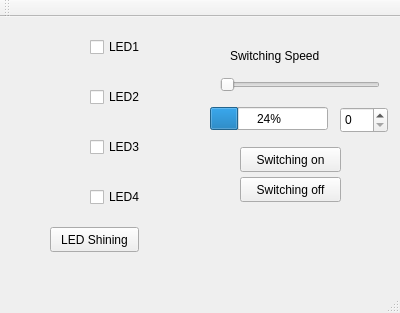
<?xml version="1.0" encoding="UTF-8"?>
<ui version="4.0">
 <class>MainWindow</class>
 <widget class="QMainWindow" name="MainWindow">
  <property name="geometry">
   <rect>
    <x>0</x>
    <y>0</y>
    <width>400</width>
    <height>313</height>
   </rect>
  </property>
  <property name="windowTitle">
   <string>MainWindow</string>
  </property>
  <widget class="QWidget" name="centralWidget">
   <widget class="QPushButton" name="LEDShining">
    <property name="geometry">
     <rect>
      <x>50</x>
      <y>210</y>
      <width>89</width>
      <height>25</height>
     </rect>
    </property>
    <property name="text">
     <string>LED Shining</string>
    </property>
    <property name="shortcut">
     <string>A</string>
    </property>
   </widget>
   <widget class="QCheckBox" name="LED2">
    <property name="geometry">
     <rect>
      <x>90</x>
      <y>70</y>
      <width>92</width>
      <height>20</height>
     </rect>
    </property>
    <property name="text">
     <string>LED2</string>
    </property>
    <property name="shortcut">
     <string>2</string>
    </property>
   </widget>
   <widget class="QCheckBox" name="LED3">
    <property name="geometry">
     <rect>
      <x>90</x>
      <y>120</y>
      <width>92</width>
      <height>20</height>
     </rect>
    </property>
    <property name="text">
     <string>LED3</string>
    </property>
    <property name="shortcut">
     <string>3</string>
    </property>
   </widget>
   <widget class="QCheckBox" name="LED4">
    <property name="geometry">
     <rect>
      <x>90</x>
      <y>170</y>
      <width>92</width>
      <height>20</height>
     </rect>
    </property>
    <property name="text">
     <string>LED4</string>
    </property>
    <property name="shortcut">
     <string>4</string>
    </property>
   </widget>
   <widget class="QCheckBox" name="LED1">
    <property name="geometry">
     <rect>
      <x>90</x>
      <y>20</y>
      <width>92</width>
      <height>20</height>
     </rect>
    </property>
    <property name="mouseTracking">
     <bool>true</bool>
    </property>
    <property name="tabletTracking">
     <bool>false</bool>
    </property>
    <property name="text">
     <string>LED1</string>
    </property>
    <property name="shortcut">
     <string>1</string>
    </property>
   </widget>
   <widget class="QPushButton" name="LEDSwitchingOn">
    <property name="geometry">
     <rect>
      <x>240</x>
      <y>130</y>
      <width>101</width>
      <height>25</height>
     </rect>
    </property>
    <property name="text">
     <string>Switching on</string>
    </property>
    <property name="shortcut">
     <string>S</string>
    </property>
   </widget>
   <widget class="QLabel" name="LED1_pic">
    <property name="geometry">
     <rect>
      <x>20</x>
      <y>10</y>
      <width>51</width>
      <height>41</height>
     </rect>
    </property>
    <property name="text">
     <string/>
    </property>
   </widget>
   <widget class="QLabel" name="LED2_pic">
    <property name="geometry">
     <rect>
      <x>20</x>
      <y>60</y>
      <width>51</width>
      <height>41</height>
     </rect>
    </property>
    <property name="text">
     <string/>
    </property>
   </widget>
   <widget class="QLabel" name="LED3_pic">
    <property name="geometry">
     <rect>
      <x>20</x>
      <y>110</y>
      <width>51</width>
      <height>41</height>
     </rect>
    </property>
    <property name="text">
     <string/>
    </property>
   </widget>
   <widget class="QLabel" name="LED4_pic">
    <property name="geometry">
     <rect>
      <x>20</x>
      <y>160</y>
      <width>51</width>
      <height>41</height>
     </rect>
    </property>
    <property name="text">
     <string/>
    </property>
   </widget>
   <widget class="QSlider" name="horizontalSlider">
    <property name="geometry">
     <rect>
      <x>220</x>
      <y>60</y>
      <width>160</width>
      <height>16</height>
     </rect>
    </property>
    <property name="orientation">
     <enum>Qt::Horizontal</enum>
    </property>
   </widget>
   <widget class="QProgressBar" name="progressBar">
    <property name="geometry">
     <rect>
      <x>210</x>
      <y>90</y>
      <width>118</width>
      <height>23</height>
     </rect>
    </property>
    <property name="value">
     <number>24</number>
    </property>
   </widget>
   <widget class="QSpinBox" name="spinBox">
    <property name="geometry">
     <rect>
      <x>340</x>
      <y>90</y>
      <width>48</width>
      <height>26</height>
     </rect>
    </property>
   </widget>
   <widget class="QLabel" name="label_2">
    <property name="geometry">
     <rect>
      <x>230</x>
      <y>30</y>
      <width>121</width>
      <height>17</height>
     </rect>
    </property>
    <property name="text">
     <string>Switching Speed</string>
    </property>
   </widget>
   <widget class="QPushButton" name="LEDSwitchingOff">
    <property name="geometry">
     <rect>
      <x>240</x>
      <y>160</y>
      <width>101</width>
      <height>25</height>
     </rect>
    </property>
    <property name="text">
     <string>Switching off</string>
    </property>
    <property name="shortcut">
     <string>D</string>
    </property>
   </widget>
  </widget>
  <widget class="QMenuBar" name="menuBar">
   <property name="geometry">
    <rect>
     <x>0</x>
     <y>0</y>
     <width>400</width>
     <height>22</height>
    </rect>
   </property>
  </widget>
  <widget class="QToolBar" name="mainToolBar">
   <attribute name="toolBarArea">
    <enum>TopToolBarArea</enum>
   </attribute>
   <attribute name="toolBarBreak">
    <bool>false</bool>
   </attribute>
  </widget>
  <widget class="QStatusBar" name="statusBar"/>
 </widget>
 <layoutdefault spacing="6" margin="11"/>
 <resources/>
 <connections>
  <connection>
   <sender>horizontalSlider</sender>
   <signal>valueChanged(int)</signal>
   <receiver>progressBar</receiver>
   <slot>setValue(int)</slot>
   <hints>
    <hint type="sourcelabel">
     <x>321</x>
     <y>105</y>
    </hint>
    <hint type="destinationlabel">
     <x>311</x>
     <y>148</y>
    </hint>
   </hints>
  </connection>
  <connection>
   <sender>spinBox</sender>
   <signal>valueChanged(int)</signal>
   <receiver>progressBar</receiver>
   <slot>setValue(int)</slot>
   <hints>
    <hint type="sourcelabel">
     <x>361</x>
     <y>142</y>
    </hint>
    <hint type="destinationlabel">
     <x>306</x>
     <y>138</y>
    </hint>
   </hints>
  </connection>
 </connections>
</ui>
